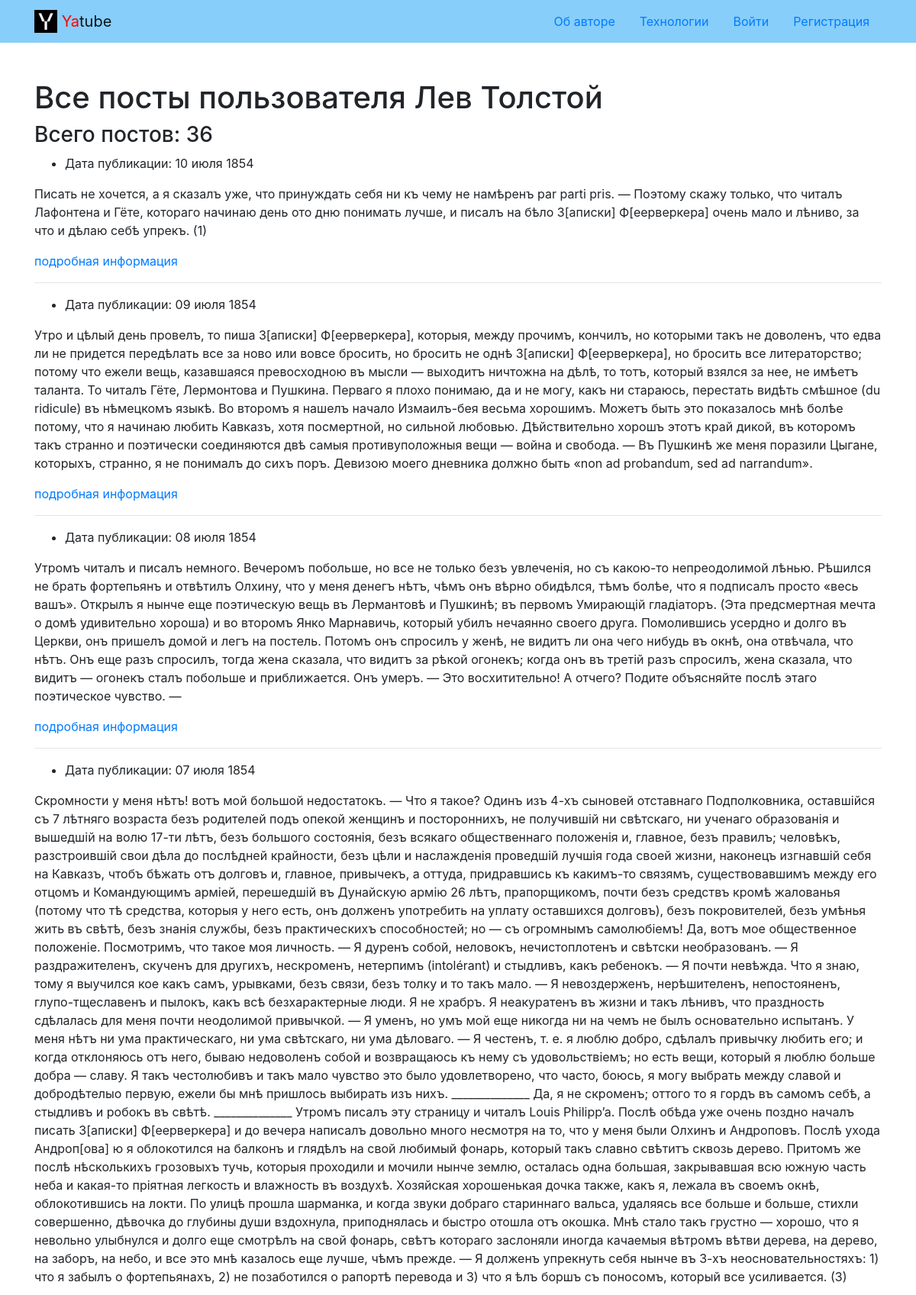
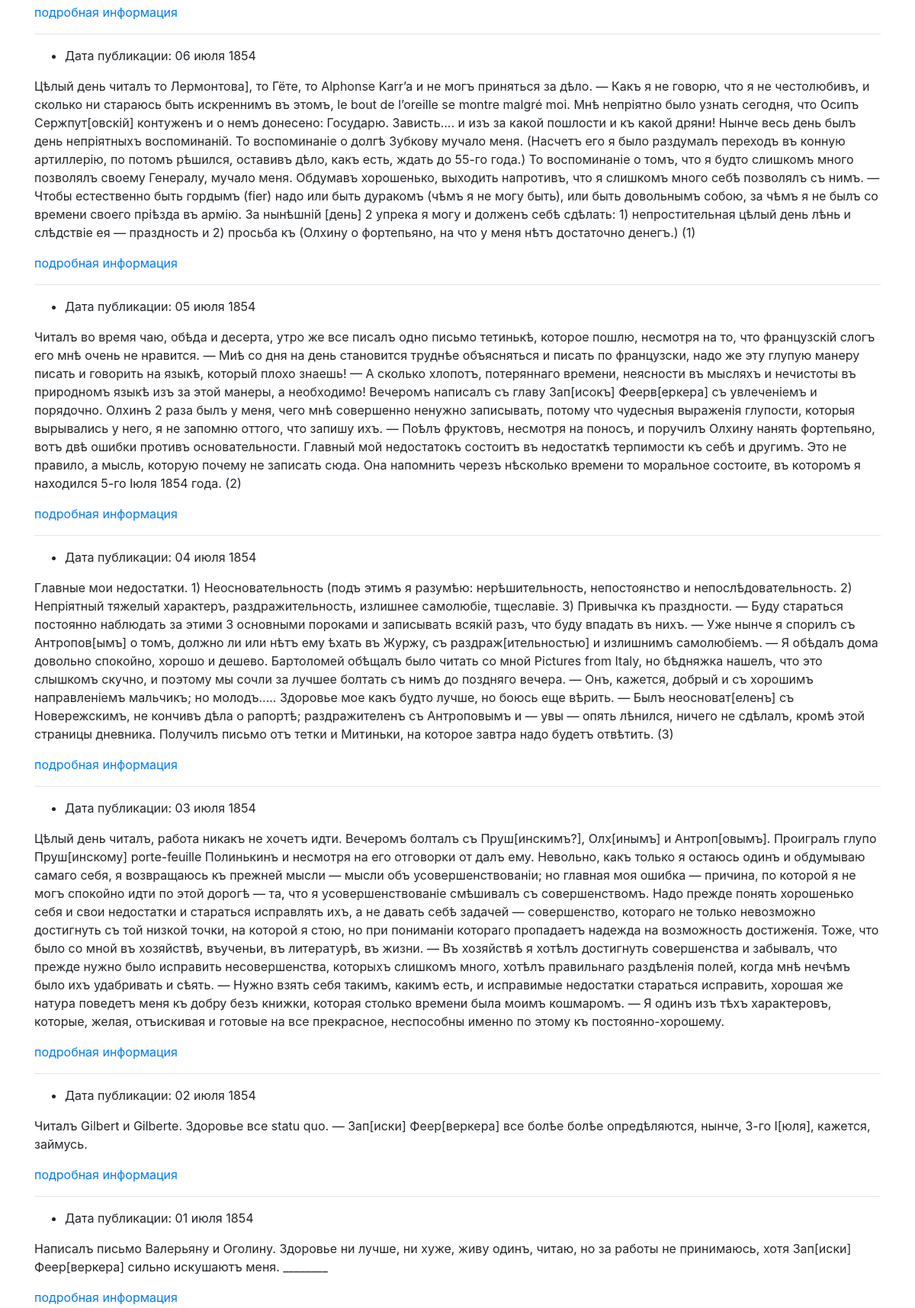
The page /profile/leo/?page=3 (upper part) on the database its author committed (2 pictures, top to bottom).
### posts/models.py (models this page shows, shortened)
class Post(models.Model):
    text = models.TextField(verbose_name='текст')
    pub_date = models.DateTimeField(auto_now_add=True)
    author = models.ForeignKey(
        User,
        on_delete=models.CASCADE,
        related_name='posts'
    )
    group = models.ForeignKey(
        Group,
        verbose_name='группа',
        blank=True,
        null=True,
        on_delete=models.SET_NULL
    )
    class Meta:
        ordering = ['-pub_date']

### posts/views.py (the view)
# urls.py: path('profile/<str:username>/', views.profile, name='profile'),
def profile(request, username):
    author = get_object_or_404(User, username=username)
    posts = Post.objects.filter(author=author)
    page_obj = pagination(request, posts)
    context = {'author': author,
               'page_obj': page_obj}
    return render(request, 'posts/profile.html', context)

### core/context_processors/year.py (called while the page is built)
def year(request):
    a = date.today().year
    return {'year': a}

### posts/views.py (called while the page is built)
def pagination(request, posts):
    paginator = Paginator(posts, PAGES)
    page_number = request.GET.get('page')
    page_obj = paginator.get_page(page_number)
    return page_obj

### templates/posts/profile.html (shortened to what this page needs)
{% extends 'base.html' %}
{% block content %}
<div class="container py-5">
    <h1>Все посты пользователя {{ author.get_full_name }} </h1>
    <h3>Всего постов: {{ author.posts.count }} </h3>
    {% for post in page_obj %}
        <article>
        <ul>
          <li>
            Дата публикации: {{ post.pub_date|date:"d E Y" }}
          </li>
        </ul>
          <p>
          {{ post.text }}
          </p>
          <p>
          <a href="<{% url 'posts:post_detail' post.id %}>">подробная информация </a>
          </p>
        </article>
        {% if not forloop.last %}<hr>{% endif %}
        {% endfor %}
  </div>
{% endblock %}

### rows shown on the page
Post: pub_date "10 июля 1854", text "Писать не хочется, а я сказалъ уже, что принуждать себя ни къ чему не намѣренъ par parti pris. — Поэтому скажу только, что читалъ Лафонтена и Гёте, котораго начинаю день ото дню понимать лучше, и писалъ на бѣло З[аписки] Ф[еерверкера] очень мало и лѣниво, за что и дѣлаю себѣ упрекъ. (1)"
Post: pub_date "09 июля 1854", text "Утро и цѣлый день провелъ, то пиша З[аписки] Ф[еерверкера], которыя, между прочимъ, кончилъ, но которыми такъ не доволенъ, что едва ли не придется передѣлать все за ново или вовсе бросить, но бросить не однѣ З[аписки] Ф[еерверкера], но бросить все литераторство; потому что ежели вещь, казавшаяся превосходною въ мысли — выходитъ ничтожна на дѣлѣ, то тотъ, который взялся за нее, не имѣетъ таланта. То читалъ Гёте, Лермонтова и Пушкина. Перваго я плохо понимаю, да и не могу, какъ ни стараюсь, перестать видѣть смѣшное (du ridicule) въ нѣмецкомъ языкѣ. Во второмъ я нашелъ начало Измаилъ-бея весьма хорошимъ. Можетъ быть это показалось мнѣ болѣе потому, что я начинаю любить Кавказъ, хотя…"
Post: pub_date "08 июля 1854", text "Утромъ читалъ и писалъ немного. Вечеромъ побольше, но все не только безъ увлеченія, но съ какою-то непреодолимой лѣнью. Рѣшился не брать фортепьянъ и отвѣтилъ Олхину, что у меня денегъ нѣтъ, чѣмъ онъ вѣрно обидѣлся, тѣмъ болѣе, что я подписалъ просто «весь вашъ». Открылъ я нынче еще поэтическую вещь въ Лермантовѣ и Пушкинѣ; въ первомъ Умирающій гладіаторъ. (Эта предсмертная мечта о домѣ удивительно хороша) и во второмъ Янко Марнавичь, который убилъ нечаянно своего друга. Помолившись усердно и долго въ Церкви, онъ пришелъ домой и легъ на постель. Потомъ онъ спросилъ у женѣ, не видитъ ли она чего нибудь въ окнѣ, она отвѣчала, что нѣтъ. Онъ еще разъ спросилъ, тогда жена сказала, что видитъ за…"
Post: pub_date "07 июля 1854", text "Скромности у меня нѣтъ! вотъ мой большой недостатокъ. — Что я такое? Одинъ изъ 4-хъ сыновей отставнаго Подполковника, оставшійся съ 7 лѣтняго возраста безъ родителей подъ опекой женщинъ и постороннихъ, не получившій ни свѣтскаго, ни ученаго образованія и вышедшій на волю 17-ти лѣтъ, безъ большого состоянія, безъ всякаго общественнаго положенія и, главное, безъ правилъ; человѣкъ, разстроившій свои дѣла до послѣдней крайности, безъ цѣли и наслажденія проведшій лучшія года своей жизни, наконецъ изгнавшій себя на Кавказъ, чтобъ бѣжать отъ долговъ и, главное, привычекъ, а оттуда, придравшись къ какимъ-то связямъ, существовавшимъ между его отцомъ и Командующимъ арміей, перешедшій въ Дунайскую…"
Post: pub_date "06 июля 1854", text "Цѣлый день читалъ то Лермонтова], то Гёте, то Alphonse Karr’a и не могъ приняться за дѣло. — Какъ я не говорю, что я не честолюбивъ, и сколько ни стараюсь быть искреннимъ въ этомъ, le bout de l’oreille se montre malgré moi. Мнѣ непріятно было узнать сегодня, что Осипъ Сержпут[овскій] контуженъ и о немъ донесено: Государю. Зависть.... и изъ за какой пошлости и къ какой дряни! Нынче весь день былъ день непріятныхъ воспоминаній. То воспоминаніе о долгѣ Зубкову мучало меня. (Насчетъ его я было раздумалъ переходъ въ конную артиллерію, по потомъ рѣшился, оставивъ дѣло, какъ есть, ждать до 55-го года.) То воспоминаніе о томъ, что я будто слишкомъ много позволялъ своему Генералу, мучало меня.…"
Post: pub_date "05 июля 1854", text "Читалъ во время чаю, обѣда и десерта, утро же все писалъ одно письмо тетинькѣ, которое пошлю, несмотря на то, что французскій слогъ его мнѣ очень не нравится. — Миѣ со дня на день становится труднѣе объясняться и писать по французски, надо же эту глупую манеру писать и говорить на языкѣ, который плохо знаешь! — А сколько хлопотъ, потеряннаго времени, неясности въ мысляхъ и нечистоты въ природномъ языкѣ изъ за этой манеры, а необходимо! Вечеромъ написалъ съ главу Зап[исокъ] Феерв[еркера] съ увлеченіемъ и порядочно. Олхинъ 2 раза былъ у меня, чего мнѣ совершенно ненужно записывать, потому что чудесныя выраженія глупости, которыя вырывались у него, я не запомню оттого, что запишу ихъ. — Поѣлъ…"
Post: pub_date "04 июля 1854", text "Главные мои недостатки. 1) Неосновательность (подъ этимъ я разумѣю: нерѣшительность, непостоянство и непослѣдовательность. 2) Непріятный тяжелый характеръ, раздражительность, излишнее самолюбіе, тщеславіе. 3) Привычка къ праздности. — Буду стараться постоянно наблюдать за этими 3 основными пороками и записывать всякій разъ, что буду впадать въ нихъ. — Уже нынче я спорилъ съ Антропов[ымъ] о томъ, должно ли или нѣтъ ему ѣхать въ Журжу, съ раздраж[ительностью] и излишнимъ самолюбіемъ. — Я обѣдалъ дома довольно спокойно, хорошо и дешево. Бартоломей обѣщалъ было читать со мной Pictures from Italy, но бѣдняжка нашелъ, что это слышкомъ скучно, и поэтому мы сочли за лучшее болтать съ нимъ до…"
Post: pub_date "03 июля 1854", text "Цѣлый день читалъ, работа никакъ не хочетъ идти. Вечеромъ болталъ съ Пруш[инскимъ?], Олх[инымъ] и Антроп[овымъ]. Проигралъ глупо Пруш[инскому] porte-feuille Полинькинъ и несмотря на его отговорки от далъ ему. Невольно, какъ только я остаюсь одинъ и обдумываю самаго себя, я возвращаюсь къ прежней мысли — мысли объ усовершенствованіи; но главная моя ошибка — причина, по которой я не могъ спокойно идти по этой дорогѣ — та, что я усовершенствованіе смѣшивалъ съ совершенствомъ. Надо прежде понять хорошенько себя и свои недостатки и стараться исправлять ихъ, а не давать себѣ задачей — совершенство, котораго не только невозможно достигнуть съ той низкой точки, на которой я стою, но при пониманіи…"
Post: pub_date "02 июля 1854", text "Читалъ Gilbert и Gilberte. Здоровье все statu quo. — Зап[иски] Феер[веркера] все болѣе болѣе опредѣляются, нынче, 3-го І[юля], кажется, займусь."
Post: pub_date "01 июля 1854", text "Написалъ письмо Валерьяну и Оголину. Здоровье ни лучше, ни хуже, живу одинъ, читаю, но за работы не принимаюсь, хотя Зап[иски] Феер[веркера] сильно искушаютъ меня. ________"

### other values the page prints
{{ author.get_full_name }} "Лев Толстой"
{{ author.posts.count }} "36"
